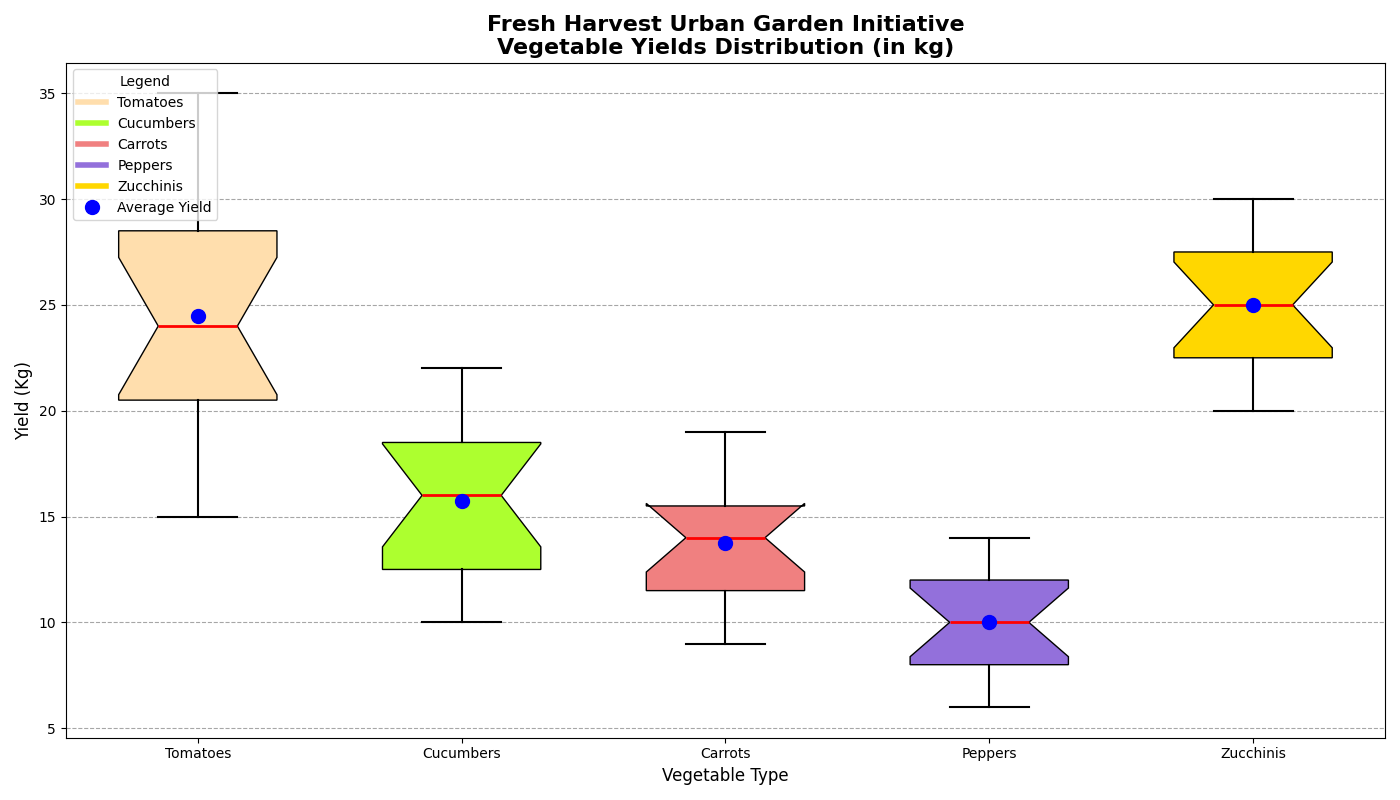

Source code (Python):
import matplotlib.pyplot as plt
import numpy as np

# Backstory:
# In the fictional city of EcoVille, there is a local urban garden initiative called "Fresh Harvest". 
# They have record of vegetable yields from different urban gardens for the past year. 
# The data shows the distribution of yields (in kg) for different types of vegetables.
# We'll visualize this data using a combination of box plots and a scatter plot.

# Define vegetables and their corresponding yields (in kg) from various gardens
vegetables = ['Tomatoes', 'Cucumbers', 'Carrots', 'Peppers', 'Zucchinis']
yields = {
    'Tomatoes': [15, 20, 22, 18, 25, 30, 35, 24, 28, 23, 19, 29, 31, 27, 21],
    'Cucumbers': [10, 15, 12, 18, 11, 17, 14, 20, 21, 16, 13, 19, 22, 10, 18],
    'Carrots': [9, 11, 13, 15, 14, 12, 10, 16, 18, 11, 14, 15, 17, 19, 12],
    'Peppers': [6, 8, 7, 11, 9, 12, 13, 10, 14, 12, 11, 9, 8, 13, 7],
    'Zucchinis': [20, 22, 24, 26, 28, 30, 25, 27, 23, 29, 21, 24, 26, 28, 22]
}

# Collect the yields data for each vegetable
data = [yields[veg] for veg in vegetables]

# Constructing a simple trend line that shows the average yield per vegetable type
average_yields = [np.mean(yields[veg]) for veg in vegetables]

# Plotting the graph
fig, ax = plt.subplots(figsize=(14, 8))

# Create the box plot
box = ax.boxplot(data, patch_artist=True, labels=vegetables, notch=True, widths=0.6)

# Customize the box plot
colors = ['#FFDEAD', '#ADFF2F', '#F08080', '#9370DB', '#FFD700']
for patch, color in zip(box['boxes'], colors):
    patch.set_facecolor(color)
for whisker in box['whiskers']:
    whisker.set(color='black', linestyle='-', linewidth=1.5)
for cap in box['caps']:
    cap.set(color='black', linewidth=1.5)
for median in box['medians']:
    median.set(color='red', linewidth=2)
for flier in box['fliers']:
    flier.set(markerfacecolor='orange', marker='o', markersize=6)

# Overlay scatter plot for average yields
ax.scatter(range(1, len(vegetables) + 1), average_yields, color='blue', s=100, zorder=3, label='Average Yield')

# Set titles and labels
ax.set_title('Fresh Harvest Urban Garden Initiative\nVegetable Yields Distribution (in kg)', fontsize=16, fontweight='bold')
ax.set_ylabel('Yield (Kg)', fontsize=12)
ax.set_xlabel('Vegetable Type', fontsize=12)

# Adding grid
ax.yaxis.grid(True, linestyle='--', color='gray', alpha=0.7)
ax.set_axisbelow(True)

# Legend handling
color_patches = [plt.Line2D([0], [0], color=color, lw=4) for color in colors]
ax.legend(color_patches + [plt.Line2D([0], [0], color='blue', marker='o', lw=0, markersize=10)],
          vegetables + ['Average Yield'], title='Legend', loc='upper left', fontsize=10, frameon=True)

# Adjust layout to prevent overlapping
plt.tight_layout()

# Show the plot
plt.show()
